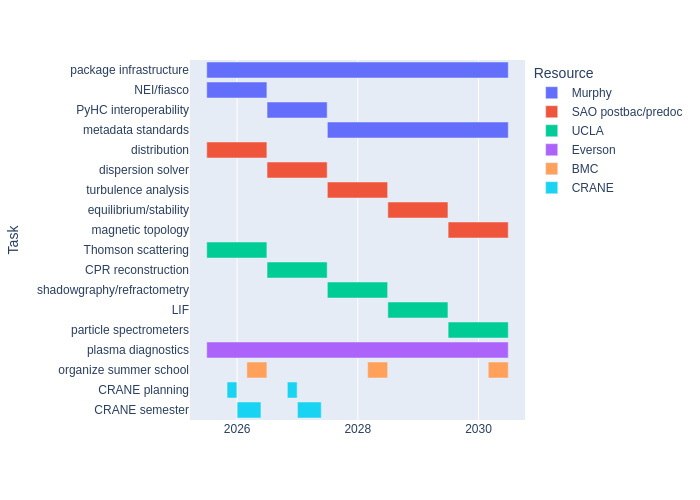

Generate this figure with Python:
# /// script
# requires-python = ">=3.13"
# dependencies = [
#     "kaleido",
#     "numpy",
#     "pandas",
#     "plotly",
# ]
# ///

import plotly.express as px
import pandas as pd


def assign(task: str, start: str, finish: str, resource: str = "all") -> dict[str, str]:
    return {
        "Task": task,
        "Start": start,
        "Finish": finish,
        "Resource": resource,
    }

def main() -> None:
    """Create a Gantt chart."""

    year1 = ("2025-07-01", "2026-06-30")
    year2 = ("2026-07-01", "2027-06-30")
    year3 = ("2027-07-01", "2028-06-30")
    year4 = ("2028-07-01", "2029-06-30")
    year5 = ("2029-07-01", "2030-06-30")

    years = [year1, year2, year3, year4, year5]
    full = (year1[0], year5[1])

    sao_postbac = [
        "distribution",
        "dispersion solver",
        "turbulence analysis",
        "equilibrium/stability",
        "magnetic topology",
#        "shock analysis",
    ]

    sao_tasks = []
    for year, sao_postbac in zip(years, sao_postbac):
        sao_tasks.append(assign(sao_postbac, *year, "SAO postbac/predoc"))

    df = pd.DataFrame([

        assign("package infrastructure", *full, "Murphy"),

        assign("NEI/fiasco", *year1,"Murphy"),
        #assign("Plasma-MDS/openPMD", *year1, "Murphy"),
        assign("PyHC interoperability", *year2, "Murphy"),
        assign("metadata standards", "2027-07-01", "2030-06-30", "Murphy"),

        *sao_tasks,

        # UCLA

        assign("Thomson scattering", *year1, "UCLA"),  # hedp + fun
        assign("CPR reconstruction", *year2, "UCLA"),  # hedp
        assign("shadowgraphy/refractometry", *year3, "UCLA"), # hepd
        assign("LIF", *year4, "UCLA"), # fun
        assign("particle spectrometers", *year5, "UCLA"),  # hedp

        assign("plasma diagnostics", *full, "Everson"),  # fun

        assign("organize summer school", "2026-03-01", "2026-06-30", "BMC"),
        assign("organize summer school", "2028-03-01", "2028-06-30", "BMC"),
        assign("organize summer school", "2030-03-01", "2030-06-30", "BMC"),

        assign("CRANE planning", "2025-11-01", "2025-12-30", "CRANE"),
        assign("CRANE semester", "2026-01-01", "2026-05-25", "CRANE"),
        assign("CRANE planning", "2026-11-01", "2026-12-30", "CRANE"),
        assign("CRANE semester", "2027-01-01", "2027-05-25", "CRANE"),

    ])

    fig = px.timeline(df, x_start="Start", x_end="Finish", y="Task", color="Resource")
    fig.update_yaxes(autorange="reversed")
    fig.show()
    fig.write_image("gantt.png")

if __name__ == "__main__":
    main()
